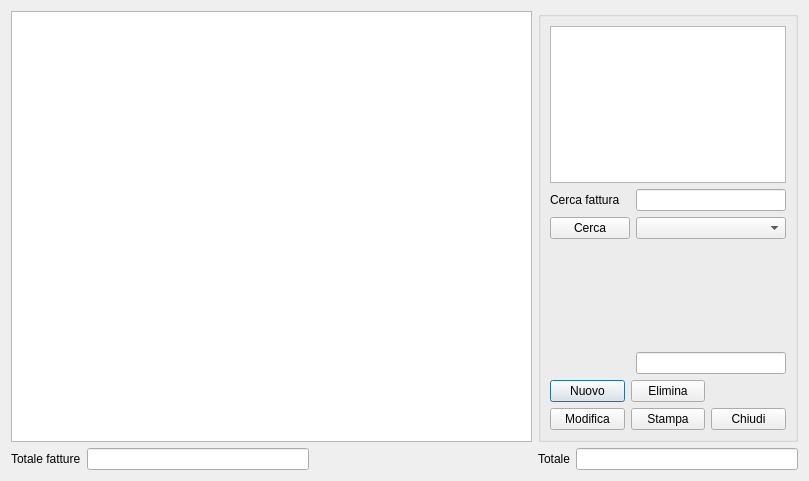
<?xml version="1.0" encoding="UTF-8"?>
<ui version="4.0">
 <class>fatt_acq</class>
 <widget class="QDialog" name="fatt_acq">
  <property name="geometry">
   <rect>
    <x>0</x>
    <y>0</y>
    <width>809</width>
    <height>481</height>
   </rect>
  </property>
  <property name="windowTitle">
   <string>Fatture acquisto</string>
  </property>
  <property name="windowIcon">
   <iconset>
    <normaloff>:/images/logo.png</normaloff>:/images/logo.png</iconset>
  </property>
  <layout class="QGridLayout" name="gridLayout_4">
   <item row="0" column="0">
    <widget class="QTableView" name="tab_view">
     <attribute name="verticalHeaderDefaultSectionSize">
      <number>15</number>
     </attribute>
    </widget>
   </item>
   <item row="1" column="0" colspan="2">
    <layout class="QGridLayout" name="gridLayout_3">
     <item row="0" column="0">
      <widget class="QLabel" name="label">
       <property name="text">
        <string>Totale fatture</string>
       </property>
      </widget>
     </item>
     <item row="0" column="1">
      <widget class="QLineEdit" name="tot_fatt">
       <property name="readOnly">
        <bool>true</bool>
       </property>
      </widget>
     </item>
     <item row="0" column="2">
      <spacer name="horizontalSpacer_5">
       <property name="orientation">
        <enum>Qt::Horizontal</enum>
       </property>
       <property name="sizeHint" stdset="0">
        <size>
         <width>169</width>
         <height>20</height>
        </size>
       </property>
      </spacer>
     </item>
     <item row="0" column="3">
      <widget class="QLabel" name="label_2">
       <property name="text">
        <string>Totale</string>
       </property>
      </widget>
     </item>
     <item row="0" column="4">
      <widget class="QLineEdit" name="tot_eur">
       <property name="readOnly">
        <bool>true</bool>
       </property>
      </widget>
     </item>
    </layout>
   </item>
   <item row="0" column="1">
    <widget class="QGroupBox" name="groupBox">
     <property name="minimumSize">
      <size>
       <width>260</width>
       <height>0</height>
      </size>
     </property>
     <property name="maximumSize">
      <size>
       <width>260</width>
       <height>16777215</height>
      </size>
     </property>
     <property name="sizeIncrement">
      <size>
       <width>260</width>
       <height>0</height>
      </size>
     </property>
     <property name="baseSize">
      <size>
       <width>260</width>
       <height>0</height>
      </size>
     </property>
     <property name="title">
      <string/>
     </property>
     <layout class="QGridLayout" name="gridLayout_2">
      <item row="0" column="0" colspan="2">
       <widget class="QTextEdit" name="textEdit"/>
      </item>
      <item row="1" column="0">
       <widget class="QLabel" name="label_3">
        <property name="text">
         <string>Cerca fattura</string>
        </property>
       </widget>
      </item>
      <item row="2" column="1">
       <widget class="QComboBox" name="cerca_txt">
        <property name="editable">
         <bool>false</bool>
        </property>
       </widget>
      </item>
      <item row="7" column="0" colspan="2">
       <layout class="QGridLayout" name="gridLayout">
        <item row="0" column="0">
         <widget class="QPushButton" name="Aggiungi">
          <property name="text">
           <string>Nuovo</string>
          </property>
          <property name="icon">
           <iconset resource="../fabaria.qrc">
            <normaloff>:/images/dialog-ok-apply.png</normaloff>:/images/dialog-ok-apply.png</iconset>
          </property>
          <property name="iconSize">
           <size>
            <width>16</width>
            <height>16</height>
           </size>
          </property>
         </widget>
        </item>
        <item row="0" column="2">
         <widget class="QPushButton" name="elimina">
          <property name="text">
           <string>Elimina</string>
          </property>
          <property name="icon">
           <iconset resource="../fabaria.qrc">
            <normaloff>:/images/edit-delete.png</normaloff>:/images/edit-delete.png</iconset>
          </property>
          <property name="iconSize">
           <size>
            <width>16</width>
            <height>16</height>
           </size>
          </property>
          <property name="checkable">
           <bool>false</bool>
          </property>
         </widget>
        </item>
        <item row="1" column="0">
         <widget class="QPushButton" name="modifica">
          <property name="text">
           <string>Modifica</string>
          </property>
          <property name="icon">
           <iconset resource="../fabaria.qrc">
            <normaloff>:/images/document-edit.png</normaloff>:/images/document-edit.png</iconset>
          </property>
         </widget>
        </item>
        <item row="1" column="2">
         <widget class="QPushButton" name="stampa">
          <property name="text">
           <string>Stampa</string>
          </property>
          <property name="icon">
           <iconset resource="../fabaria.qrc">
            <normaloff>:/images/document-print.png</normaloff>:/images/document-print.png</iconset>
          </property>
          <property name="iconSize">
           <size>
            <width>16</width>
            <height>16</height>
           </size>
          </property>
         </widget>
        </item>
        <item row="1" column="3">
         <widget class="QPushButton" name="esci">
          <property name="sizePolicy">
           <sizepolicy hsizetype="Preferred" vsizetype="Fixed">
            <horstretch>0</horstretch>
            <verstretch>0</verstretch>
           </sizepolicy>
          </property>
          <property name="text">
           <string>Chiudi</string>
          </property>
          <property name="icon">
           <iconset resource="../../backup_restore_db/images.qrc">
            <normaloff>:/images/dialog-close.png</normaloff>:/images/dialog-close.png</iconset>
          </property>
          <property name="iconSize">
           <size>
            <width>16</width>
            <height>16</height>
           </size>
          </property>
         </widget>
        </item>
       </layout>
      </item>
      <item row="4" column="0" colspan="2">
       <spacer name="verticalSpacer">
        <property name="orientation">
         <enum>Qt::Vertical</enum>
        </property>
        <property name="sizeHint" stdset="0">
         <size>
          <width>20</width>
          <height>142</height>
         </size>
        </property>
       </spacer>
      </item>
      <item row="1" column="1">
       <widget class="QLineEdit" name="cerca1"/>
      </item>
      <item row="6" column="1">
       <widget class="QLineEdit" name="id"/>
      </item>
      <item row="2" column="0">
       <widget class="QPushButton" name="find_cer">
        <property name="sizePolicy">
         <sizepolicy hsizetype="Preferred" vsizetype="Preferred">
          <horstretch>0</horstretch>
          <verstretch>0</verstretch>
         </sizepolicy>
        </property>
        <property name="text">
         <string>Cerca</string>
        </property>
        <property name="icon">
         <iconset resource="../fabaria.qrc">
          <normaloff>:/images/edit-find.png</normaloff>:/images/edit-find.png</iconset>
        </property>
       </widget>
      </item>
     </layout>
    </widget>
   </item>
  </layout>
 </widget>
 <tabstops>
  <tabstop>Aggiungi</tabstop>
  <tabstop>elimina</tabstop>
  <tabstop>id</tabstop>
  <tabstop>cerca1</tabstop>
  <tabstop>cerca_txt</tabstop>
  <tabstop>textEdit</tabstop>
  <tabstop>tab_view</tabstop>
  <tabstop>tot_fatt</tabstop>
  <tabstop>tot_eur</tabstop>
 </tabstops>
 <resources>
  <include location="../../backup_restore_db/images.qrc"/>
  <include location="../fabaria.qrc"/>
 </resources>
 <connections/>
</ui>
